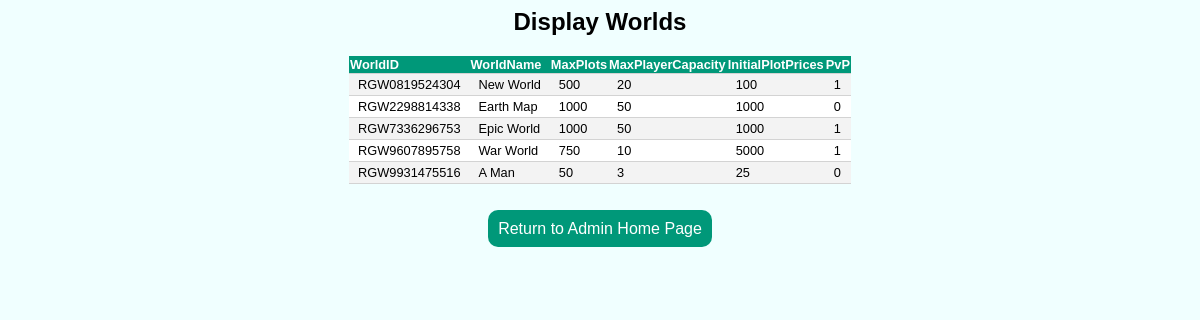
/displayWorlds.php, run on the app's committed database.
### tables this page shows
CREATE TABLE WORLD
(
	WorldID	 				CHAR(15) NOT NULL,
	WorldName				CHAR(64) NOT NULL DEFAULT 'New World',
	MaxPlots				INTEGER NOT NULL DEFAULT 100,
	MaxPlayerCapacity		INTEGER NOT NULL DEFAULT 25,
	InitialPlotPrices		INTEGER NOT NULL DEFAULT 100,
    PvP						BOOL NOT NULL DEFAULT FALSE,
    INDEX world_id(WorldID),
    PRIMARY KEY (WorldID)
);

### www/displayWorlds.php (the view, shortened to what this page needs)
<html>
<head>
<link rel="stylesheet" href="tables.css">
<link rel="stylesheet" href="adminPages.css">
</head>
<body class="displayPage">
<h2>Display Worlds</h2>
<?php
	require "guildQuestConfig.php";
	$mysqli = new mysqli($host, $user, $password, $dbname, $port);
	$stmt = $mysqli->prepare("SELECT * FROM WORLD;");
	$stmt->execute();
	$result = $stmt->get_result();
?>
<table class="displayTable">
<tr>
<?php
        while($head = $result->fetch_field())
        {
                echo "<TH>";
                echo "$head->name";
                echo "</TH>";
        }
        echo "</TR>";
	if ($result)
	{
		while($row=$result->fetch_row())
		{
			echo "<tr>";
			for($i = 0; $i < $result->field_count; $i++)
			{
				echo "<td> $row[$i] </td>";
			}
			echo "</tr>";
		}
	}
?>
</table>
<br>
<br>
<a href = adminHome.php id="returnButton">Return to Admin Home Page</a>
<br>
<br>
</body>
</html>

### www/tables.css (style rules this page uses)
.displayTable { border-collapse:collapse; margin-left: auto; margin-right: auto; font-size: 0.8em; font-family: Monaco, Helvetica, sans-serif; min-width: 400px; }
.displayTable th { background-color: #009879; color: white; text-align:left; }
.displayTable tr { padding: 7px 9px; border-bottom: 1px solid lightgrey; background-color: white; }
.displayTable tr:nth-of-type(even) { background-color: #f3f3f3; }
.displayTable td { padding: 3px 9px; }
#returnButton { color: white; background-color: #009879; padding: 10px; text-decoration:none; border-radius: 10px; }

### www/adminPages.css (style rules this page uses)
.displayPage { font-family: monaco, Helvetica, sans-serif; background-color: Azure; text-align: center; }
#returnButton { color: white; background-color: #009879; padding: 10px; text-decoration:none; border-radius: 10px; }

### data on the page
world: WorldID "RGW0819524304", WorldName "New World", MaxPlots "500", MaxPlayerCapacity "20", InitialPlotPrices "100", PvP "1"
world: WorldID "RGW2298814338", WorldName "Earth Map", MaxPlots "1000", MaxPlayerCapacity "50", InitialPlotPrices "1000", PvP "0"
world: WorldID "RGW7336296753", WorldName "Epic World", MaxPlots "1000", MaxPlayerCapacity "50", InitialPlotPrices "1000", PvP "1"
world: WorldID "RGW9607895758", WorldName "War World", MaxPlots "750", MaxPlayerCapacity "10", InitialPlotPrices "5000", PvP "1"
world: WorldID "RGW9931475516", WorldName "A Man", MaxPlots "50", MaxPlayerCapacity "3", InitialPlotPrices "25", PvP "0"

### other printed values
$head->name "WorldID"
$head->name "WorldName"
$head->name "MaxPlots"
$head->name "MaxPlayerCapacity"
$head->name "InitialPlotPrices"
$head->name "PvP"
